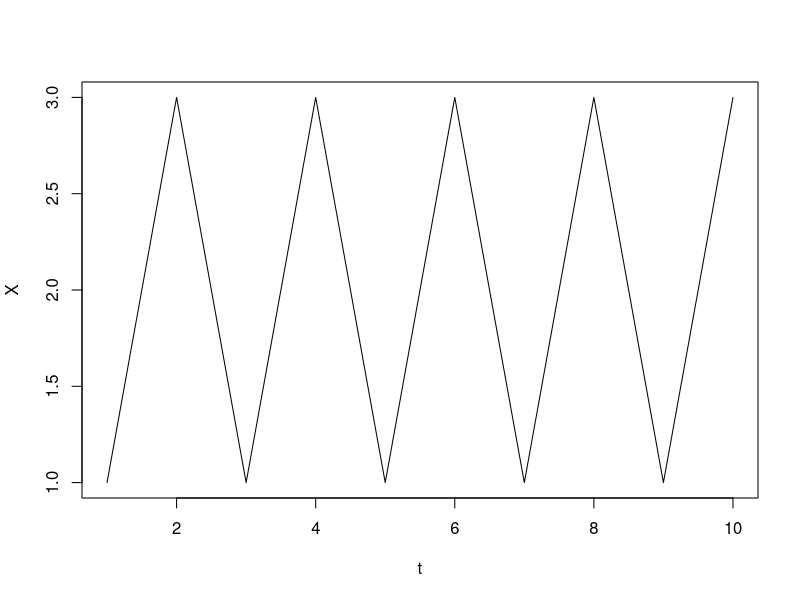
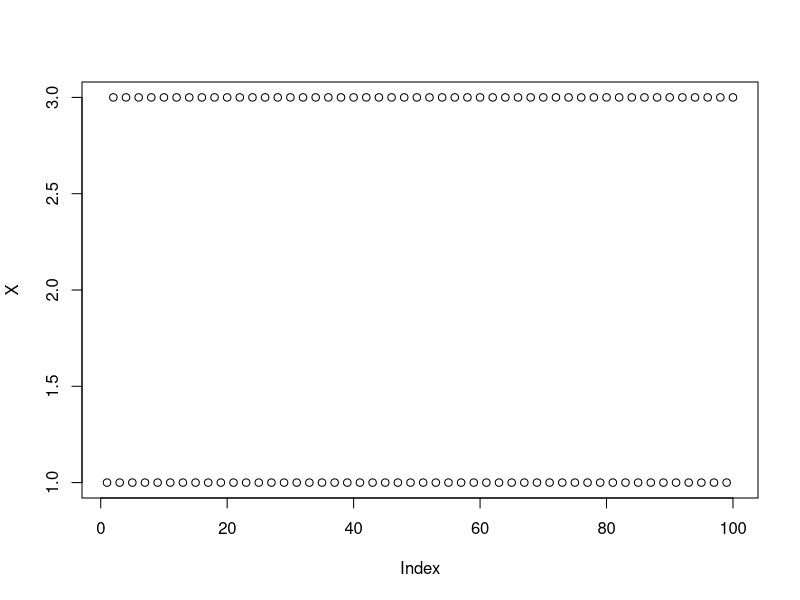
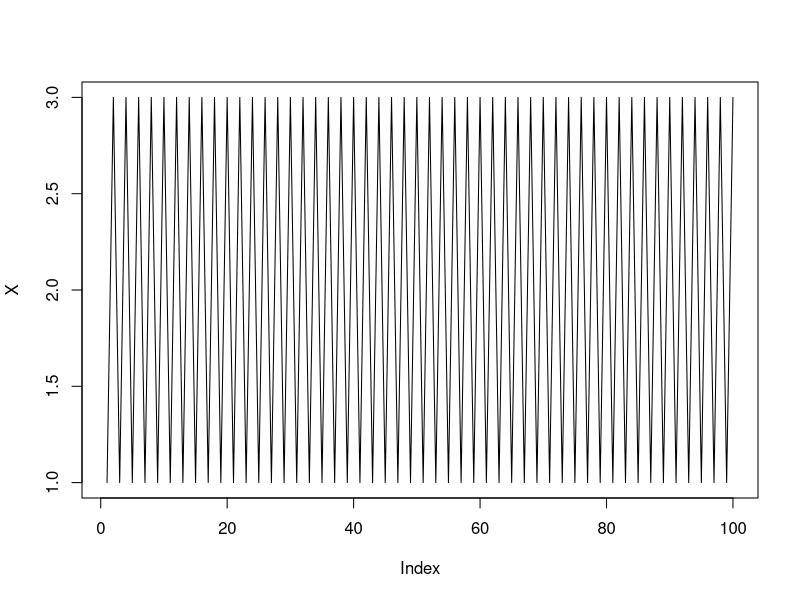
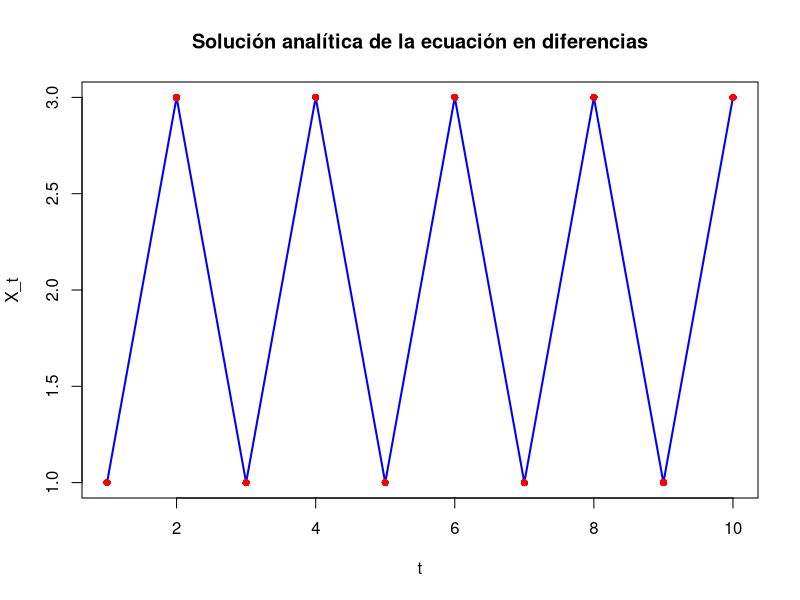
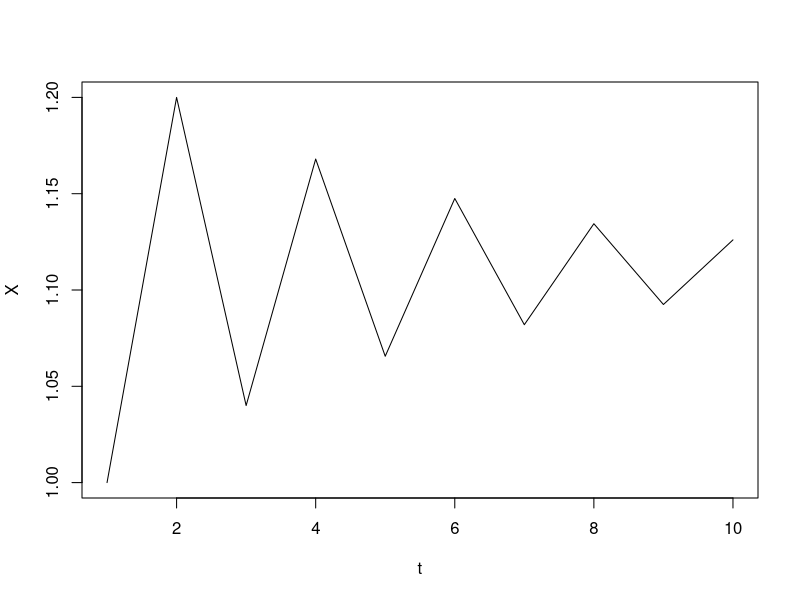
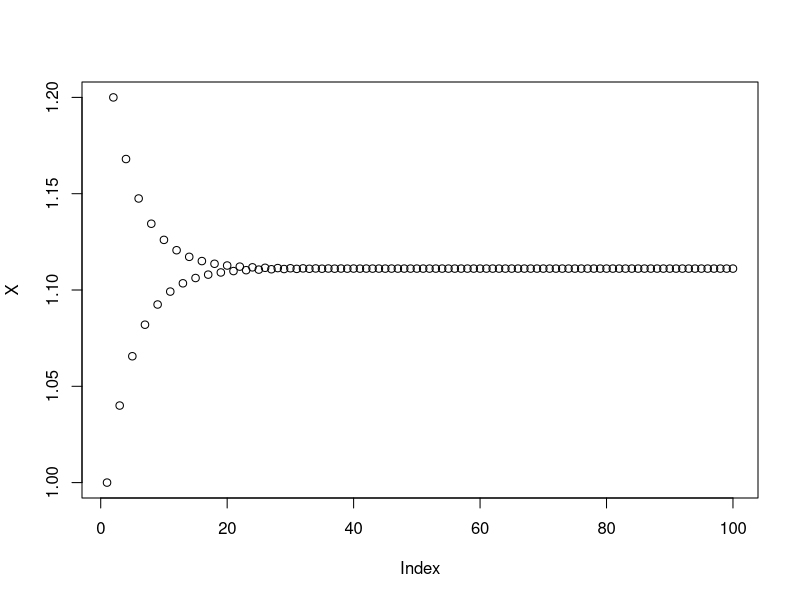
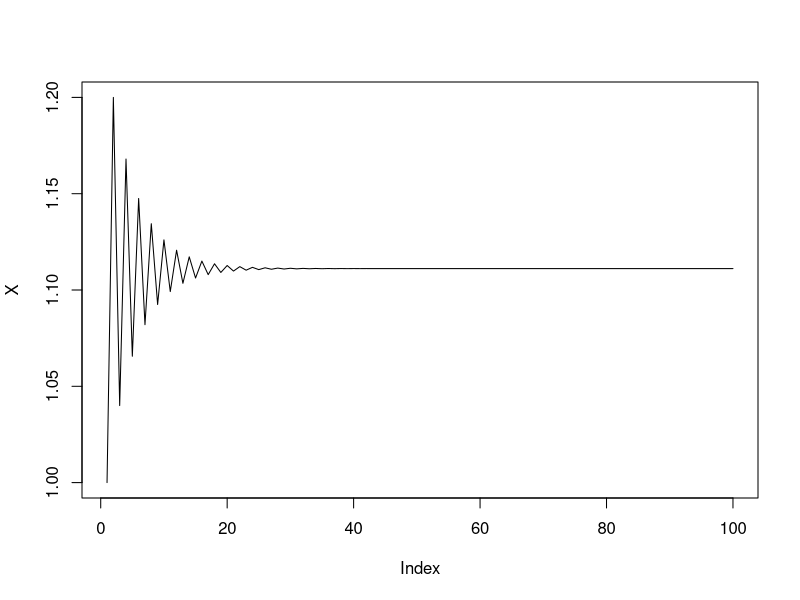
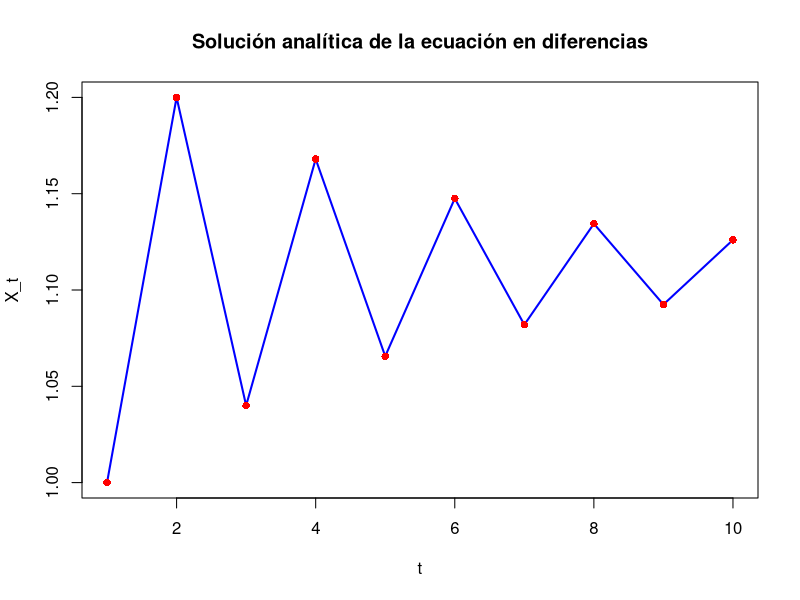

Generate these figures, in order, with R:
## ---- chunk 1
knitr::opts_chunk$set(echo = TRUE)
## ---- chunk 2
library(dplyr)
## ---- chunk 3
n <- 10
X <- numeric(n)
X[1] <- 1

for(t in 2:n){
  X[t] <- -X[t-1] + 4
}

X[10]

plot(X, type = 'l', xlab = "t")
## ---- chunk 4
n <- 100
X <- numeric(n)
X[1] <- 1

for(t in 2:n)
  X[t] <- -X[t-1]+4

X
plot(X)
plot(X, type = 'l')
## ---- chunk 5
n <- 10
y <- numeric(n)

for (t in 1:n)
  y[t] <- 1*(-1)^t + 2

plot(y, type="l", col="blue", lwd=2, xlab="t", ylab="X_t", main="Solución analítica de la ecuación en diferencias")
points(y, pch=16, col="red")  

## ---- chunk 6
n <- 10
X <- numeric(n)
X[1] <- 1

for(t in 2:n){
  X[t] <- -(4/5)*X[t-1] + 2
}

X[10]

plot(X, type = 'l', xlab = "t")
## ---- chunk 7
n <- 100
X <- numeric(n)
X[1] <- 1

for(t in 2:n)
  X[t] <- -(4/5)*X[t-1] + 2

X
plot(X)
plot(X, type = 'l')
## ---- chunk 8
n <- 10
y <- numeric(n)

for (t in 1:n)
  y[t] <- (5/36)*(-4/5)^t + (10/9) 

plot(y, type="l", col="blue", lwd=2, xlab="t", ylab="X_t", main="Solución analítica de la ecuación en diferencias")
points(y, pch=16, col="red")  

## ---- chunk 9
n <- 10
X <- numeric(n)
X[1] <- 1

for(t in 2:n){
  X[t] <- 1.1*X[t-1] + 1
}

X[10]

plot(X, type = 'l', xlab = "t")
## ---- chunk 10
n <- 100
X <- numeric(n)
X[1] <- 1

for(t in 2:n)
  X[t] <- 1.1*X[t-1] + 1

X
plot(X)
plot(X, type = 'l')
## ---- chunk 11
n <- 10
y <- numeric(n)

for (t in 1:n)
  y[t] <- 10.91*(1.1)^t-10

plot(y, type="l", col="blue", lwd=2, xlab="t", ylab="X_t", main="Solución analítica de la ecuación en diferencias")
points(y, pch=16, col="red")  

## ---- chunk 12
n <- 10
X <- numeric(n)
X[1] <- 1

for(t in 3:n){
  X[t] <- -(7/3)*X[t-1] - (2/3)*X[t-2]
}

X[10]

plot(X, type = 'l', xlab = "t")
## ---- chunk 13
n <- 100
X <- numeric(n)
X[1] <- 1

for(t in 3:n)
  X[t] <--(7/3)*X[t-1] - (2/3)*X[t-2]

X
plot(X)
plot(X, type = 'l')
## ---- chunk 14
n <- 10
y <- numeric(n)

for (t in 1:n)
  y[t] <- (108/432)*(-2)^t+(-18/5)*(-1/3)^t

plot(y, type="l", col="blue", lwd=2, xlab="t", ylab="X_t", main="Solución analítica de la ecuación en diferencias")
points(y, pch=16, col="red")  

## ---- chunk 15
n <- 10
X <- numeric(n)
X[1] <- 1

for(t in 3:n){
  X[t] <- (5/6)*X[t-1] +  (1/6)*X[t-2] + 2
}

X[10]

plot(X, type = 'l', xlab = "t")
## ---- chunk 16
n <- 100
X <- numeric(n)
X[1] <- 1

for(t in 3:n)
  X[t] <- (5/6)*X[t-1] +  (1/6)*X[t-2] + 2

X
plot(X)
plot(X, type = 'l')
## ---- chunk 17
n <- 10
y <- numeric(n)

for (t in 1:n)
  y[t] <- (-65/49)*(1)^t+(-180/49)*(-1/6)^t+(12/7)*t

plot(y, type="l", col="blue", lwd=2, xlab="t", ylab="X_t", main="Solución analítica de la ecuación en diferencias")
points(y, pch=16, col="red")  

